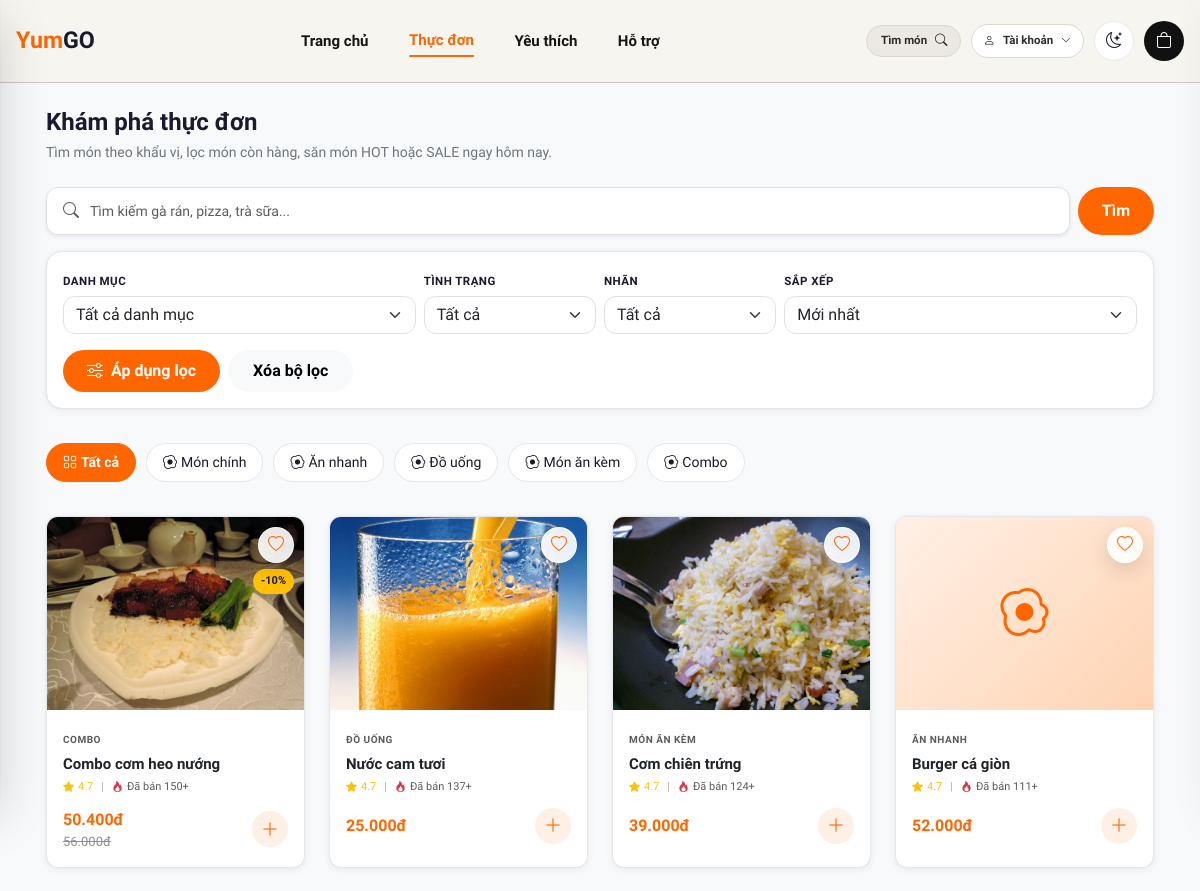
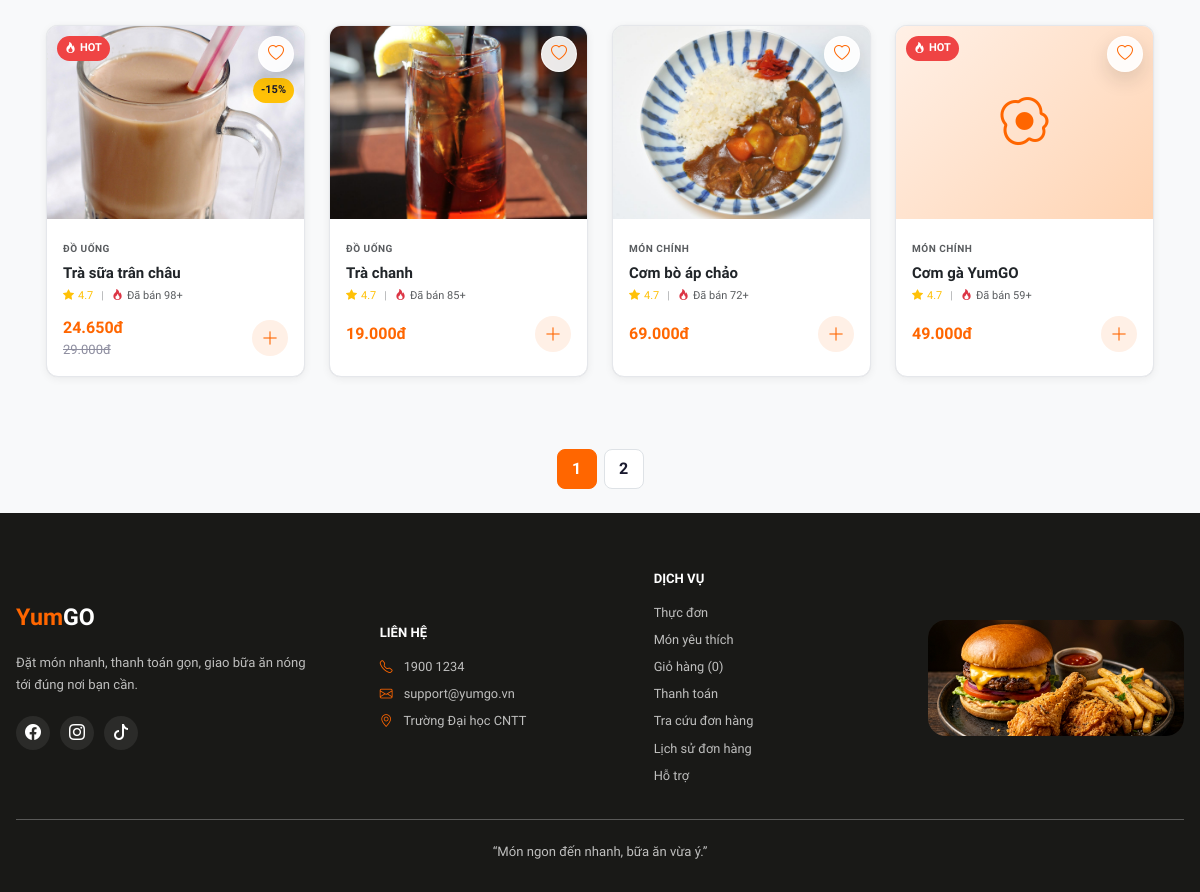
The app's page /index.php?page=foods with its own data (2 pictures, top to bottom).
### tables this page shows
CREATE TABLE IF NOT EXISTS categories (
  id INT UNSIGNED AUTO_INCREMENT PRIMARY KEY,
  name VARCHAR(100) NOT NULL,
  is_deleted TINYINT(1) NOT NULL DEFAULT 0,
  created_at TIMESTAMP NOT NULL DEFAULT CURRENT_TIMESTAMP,
  updated_at TIMESTAMP NOT NULL DEFAULT CURRENT_TIMESTAMP ON UPDATE CURRENT_TIMESTAMP
);

CREATE TABLE IF NOT EXISTS foods (
  id INT UNSIGNED AUTO_INCREMENT PRIMARY KEY,
  category_id INT UNSIGNED NOT NULL,
  name VARCHAR(150) NOT NULL,
  price DECIMAL(10,2) NOT NULL,
  image VARCHAR(255) NOT NULL,
  description TEXT,
  is_hot TINYINT(1) NOT NULL DEFAULT 0,
  is_sale TINYINT(1) NOT NULL DEFAULT 0,
  discount_percent TINYINT UNSIGNED NOT NULL DEFAULT 0,
  is_available TINYINT(1) NOT NULL DEFAULT 1,
  is_deleted TINYINT(1) NOT NULL DEFAULT 0,
  created_at TIMESTAMP NOT NULL DEFAULT CURRENT_TIMESTAMP,
  updated_at TIMESTAMP NOT NULL DEFAULT CURRENT_TIMESTAMP ON UPDATE CURRENT_TIMESTAMP,
  CONSTRAINT fk_foods_category
    FOREIGN KEY (category_id) REFERENCES categories(id)
    ON UPDATE CASCADE ON DELETE RESTRICT,
  INDEX idx_foods_name (name)
);

### controllers/FoodController.php (called while the page is built, shortened)
<?php
require_once dirname(__DIR__) . '/models/Category.php';
require_once dirname(__DIR__) . '/models/Food.php';
class FoodController {
    private $categoryModel;
    private $foodModel;
    public function __construct(PDO $pdo) {
        $this->categoryModel = new Category($pdo);
        $this->foodModel = new Food($pdo);
    }
    public function listing() {
        $search = isset($_GET['search']) ? trim($_GET['search']) : '';
        $search = mb_substr($search, 0, 80);
        $categoryId = null;
        $availability = isset($_GET['availability']) ? trim($_GET['availability']) : 'all';
        $status = isset($_GET['status']) ? trim($_GET['status']) : 'all';
        $sort = isset($_GET['sort']) ? trim($_GET['sort']) : 'newest';
        $limit = 8;
        $page = 1;
        $offset = ($page - 1) * $limit;
        $filters = [
            'category_id' => $categoryId,
            'search' => $search,
            'availability' => $availability,
            'status' => $status,
            'sort' => $sort
        ];
        $foods = $this->foodModel->getList($filters, $offset, $limit);
        $totalFoods = $this->foodModel->getTotalCount($filters);
        $totalPages = ceil($totalFoods / $limit);
        $categories = $this->categoryModel->getAllActive();
        require_once dirname(__DIR__) . '/views/layouts/header.php';
        require_once dirname(__DIR__) . '/views/user/foods.php';
        require_once dirname(__DIR__) . '/views/layouts/footer.php';
    }
}

### models/Food.php (called while the page is built, shortened)
<?php
class Food {
    private $db;
    public function __construct(PDO $pdo) {
        $this->db = $pdo;
    }
    public function getList(array $filters = [], int $offset = 0, int $limit = 8): array {
        try {
            $sql = "
                SELECT f.*, c.name as category_name
                FROM `foods` f
                INNER JOIN `categories` c ON f.category_id = c.id
                WHERE f.is_deleted = 0
                  AND c.is_deleted = 0
            ";
            $sortMap = [
                'newest' => 'f.id DESC',
                'price_asc' => 'CASE WHEN f.is_sale = 1 THEN f.price * (1 - f.discount_percent / 100) ELSE f.price END ASC, f.id DESC',
                'price_desc' => 'CASE WHEN f.is_sale = 1 THEN f.price * (1 - f.discount_percent / 100) ELSE f.price END DESC, f.id DESC',
                'hot' => 'f.is_hot DESC, f.is_sale DESC, f.id DESC'
            ];
            $sort = $filters['sort'] ?? 'newest';
            $orderBy = $sortMap[$sort] ?? $sortMap['newest'];
            $sql .= " ORDER BY {$orderBy} LIMIT :limit OFFSET :offset";
            $stmt = $this->db->prepare($sql);
            $stmt->bindValue(':limit', $limit, PDO::PARAM_INT);
            $stmt->bindValue(':offset', $offset, PDO::PARAM_INT);
            $stmt->execute();
            return $stmt->fetchAll();
        } catch (PDOException $e) {
            error_log("Lỗi trong Food::getList: " . $e->getMessage());
            return [];
        }
    }
    public function getTotalCount(array $filters = []): int {
        try {
            $sql = "
                SELECT COUNT(f.id)
                FROM `foods` f
                INNER JOIN `categories` c ON f.category_id = c.id
                WHERE f.is_deleted = 0
                  AND c.is_deleted = 0
            ";
            $stmt = $this->db->prepare($sql);
            $stmt->execute();
            return (int) $stmt->fetchColumn();
        } catch (PDOException $e) {
            error_log("Lỗi trong Food::getTotalCount: " . $e->getMessage());
            return 0;
        }
    }
}

### models/Category.php (called while the page is built, shortened)
<?php
class Category {
    private $db;
    public function __construct(PDO $pdo) {
        $this->db = $pdo;
    }
    public function getAllActive(): array {
        try {
            $stmt = $this->db->prepare("SELECT * FROM `categories` WHERE `is_deleted` = 0 ORDER BY `id` ASC");
            $stmt->execute();
            return $stmt->fetchAll();
        } catch (PDOException $e) {
            error_log("Lỗi trong Category::getAllActive: " . $e->getMessage());
            return [];
        }
    }
}

### views/user/partials/food-card.php (the view, shortened to what this page needs)
<?php
$isAvailable = (int)$food['is_available'] === 1;
$isHot = (int)$food['is_hot'] === 1;
$isSale = (int)$food['is_sale'] === 1;
$priceDisplay = $food['price'];
if ($isSale) {
    $priceDisplay = $food['price'] * (1 - $food['discount_percent'] / 100);
}
$imageFile = !empty($food['image']) ? $food['image'] : '';
$imageExists = !empty($imageFile) && file_exists(PATH_ROOT . '/uploads/foods/' . $imageFile);
$categoryName = $food['category_name'] ?? 'Món ăn';
?>
<div class="col-6 col-md-4 col-lg-3 mb-4">
    <div class="food-card <?php echo !$isAvailable ? 'food-unavailable' : ''; ?>">
        <div class="food-card-img-wrapper">
            <button type="button"
                    class="favorite-toggle"
                    data-food-id="<?php echo (int)$food['id']; ?>"
                    aria-label="Lưu món yêu thích">
                <i class="bi bi-heart"></i>
            </button>
            <?php if ($isHot && $isAvailable): ?>
                <span class="badge-hot"><i class="bi bi-fire me-1"></i>HOT</span>
            <?php endif; ?>
            <?php if ($isSale && $isAvailable): ?>
                <span class="badge-sale">-<?php echo (int)$food['discount_percent']; ?>%</span>
            <?php endif; ?>
            <?php if ($imageExists): ?>
                <a href="index.php?page=food-detail&id=<?php echo (int)$food['id']; ?>">
                    <img src="uploads/foods/<?php echo htmlspecialchars($imageFile); ?>"
                         alt="<?php echo htmlspecialchars($food['name']); ?>"
                         class="food-card-img"
                         loading="lazy">
                </a>
            <?php else: ?>
                <a href="index.php?page=food-detail&id=<?php echo (int)$food['id']; ?>" class="d-block w-100 h-100 position-absolute" style="top:0; left:0;">
                    <div class="food-card-placeholder">
                        <i class="bi bi-egg-fried"></i>
                    </div>
                </a>
            <?php endif; ?>
        </div>
        <div class="p-3 d-flex flex-column justify-content-between" style="min-height: 120px;">
            <div>
                <span class="text-uppercase text-muted fw-semibold" style="font-size: 10px; letter-spacing: 0.5px;">
                    <?php echo htmlspecialchars($categoryName); ?>
                </span>
                <h5 class="title-md text-truncate mb-1 mt-1">
                    <a href="index.php?page=food-detail&id=<?php echo (int)$food['id']; ?>" class="text-dark text-decoration-none hover-primary">
                        <?php echo htmlspecialchars($food['name']); ?>
                    </a>
                </h5>
                <div class="d-flex align-items-center gap-2 mb-1" style="font-size: 11px; font-weight: 500;">
                    <span class="text-warning d-flex align-items-center">
                        <i class="bi bi-star-fill me-1"></i>4.<?php echo (7 + ((int)$food['id'] * 3) % 3); ?>
                    </span>
                    <span class="text-muted opacity-50">|</span>
                    <span class="text-muted d-flex align-items-center">
                        <i class="bi bi-fire text-danger me-1"></i>Đã bán <?php echo (20 + ((int)$food['id'] * 13) % 150); ?>+
                    </span>
                </div>
            </div>
            <div class="d-flex align-items-center justify-content-between mt-2">
                <div class="d-flex flex-column">
                    <span class="price-display">
                        <?php echo number_format($priceDisplay, 0, ',', '.'); ?>đ
                    </span>
                    <?php if ($isSale): ?>
                        <span class="price-old">
                            <?php echo number_format($food['price'], 0, ',', '.'); ?>đ
                        </span>
                    <?php endif; ?>
                </div>
                <div>
                    <?php if ($isAvailable): ?>
                        <form action="index.php?page=cart-add" method="POST" class="m-0">
                            <button type="submit" class="btn-add-quick" title="Thêm vào giỏ" aria-label="Thêm nhanh vào giỏ">
                                <i class="bi bi-plus-lg"></i>
                            </button>
                        </form>
                    <?php else: ?>
                        <span class="badge bg-secondary-subtle text-secondary rounded-pill py-1 px-2 fw-semibold" style="font-size: 10px;">
                            Hết hàng
                        </span>
                    <?php endif; ?>
                </div>
            </div>
        </div>
    </div>
</div>

### views/user/foods.php (shortened to what this page needs)
<?php
$buildFoodsUrl = function (array $overrides = []) use ($search, $categoryId, $availability, $status, $sort) {
    $params = [
        'page' => 'foods',
        'search' => $search,
        'category_id' => $categoryId,
        'availability' => $availability,
        'status' => $status,
        'sort' => $sort
    ];
    foreach ($overrides as $key => $value) {
        $params[$key] = $value;
    }
    foreach ($params as $key => $value) {
        if ($value === null || $value === '' || $value === 'all' || ($key === 'sort' && $value === 'newest')) {
            unset($params[$key]);
        }
    }
    return 'index.php?' . http_build_query($params);
};
?>
<div class="container px-3 py-4">
    <div class="mb-4">
        <h1 class="display-lg mb-1">Khám phá thực đơn</h1>
        <p class="body-md text-secondary">Tìm món theo khẩu vị, lọc món còn hàng, săn món HOT hoặc SALE ngay hôm nay.</p>
    </div>
    <form action="index.php" method="GET" class="mb-4">
        <div class="row g-2 align-items-center position-relative">
            <div class="col">
                <div class="input-group border rounded-md bg-canvas shadow-sm" style="overflow: hidden; height: 48px;">
                    <span class="input-group-text bg-transparent border-0 pe-2 ps-3">
                        <i class="bi bi-search text-muted"></i>
                    </span>
                    <input type="text"
                           name="search"
                           class="form-control border-0 ps-1 bg-transparent body-md text-dark yumgo-search-input"
                           placeholder="Tìm kiếm gà rán, pizza, trà sữa..."
                           value="<?php echo htmlspecialchars($search); ?>"
                           aria-label="Tìm kiếm món ăn">
                </div>
            </div>
            <div class="col-auto">
                <button type="submit" class="btn btn-primary-yumgo h-100 px-4" style="height: 48px !important;">
                    Tìm
                </button>
            </div>
        </div>
        <div class="advanced-filter-panel mt-3">
            <div class="row g-2">
                <div class="col-12 col-md-4">
                    <label class="form-label filter-label" for="categoryFilter">Danh mục</label>
                    <select class="form-select rounded-md" id="categoryFilter" name="category_id">
                        <option value="">Tất cả danh mục</option>
                    </select>
                </div>
                <div class="col-6 col-md-2">
                    <label class="form-label filter-label" for="availabilityFilter">Tình trạng</label>
                    <select class="form-select rounded-md" id="availabilityFilter" name="availability">
                        <option value="all" <?php echo $availability === 'all' ? 'selected' : ''; ?>>Tất cả</option>
                    </select>
                </div>
                <div class="col-6 col-md-2">
                    <label class="form-label filter-label" for="statusFilter">Nhãn</label>
                    <select class="form-select rounded-md" id="statusFilter" name="status">
                        <option value="all" <?php echo $status === 'all' ? 'selected' : ''; ?>>Tất cả</option>
                    </select>
                </div>
                <div class="col-12 col-md-4">
                    <label class="form-label filter-label" for="sortFilter">Sắp xếp</label>
                    <select class="form-select rounded-md" id="sortFilter" name="sort">
                        <option value="newest" <?php echo $sort === 'newest' ? 'selected' : ''; ?>>Mới nhất</option>
                    </select>
                </div>
            </div>
            <div class="d-flex flex-wrap gap-2 mt-3">
                <button type="submit" class="btn btn-primary-yumgo px-4 py-2">
                    <i class="bi bi-sliders me-1"></i> Áp dụng lọc
                </button>
                <a href="index.php?page=foods" class="btn btn-light rounded-pill px-4 py-2 fw-semibold">
                    Xóa bộ lọc
                </a>
            </div>
        </div>
    </form>
    <div class="mb-4">
        <div class="category-strip">
            <a href="<?php echo htmlspecialchars($buildFoodsUrl(['category_id' => null, 'p' => null])); ?>"
               class="category-pill <?php echo empty($categoryId) ? 'active' : ''; ?>">
                <i class="bi bi-grid me-1"></i>Tất cả
            </a>
            <?php if (!empty($categories)): ?>
                <?php foreach ($categories as $cat): ?>
                    <?php
                    $isActive = ($categoryId !== null && (int)$cat['id'] === (int)$categoryId);
                    $icon = 'bi-egg-fried';
                    ?>
                    <a href="<?php echo htmlspecialchars($buildFoodsUrl(['category_id' => (int)$cat['id'], 'p' => null])); ?>"
                       class="category-pill <?php echo $isActive ? 'active' : ''; ?>">
                        <i class="bi <?php echo $icon; ?> me-1"></i><?php echo htmlspecialchars($cat['name']); ?>
                    </a>
                <?php endforeach; ?>
            <?php endif; ?>
        </div>
    </div>
    <div class="row g-3 g-md-4">
        <?php if (!empty($foods)): ?>
            <?php foreach ($foods as $food): ?>
                <?php require __DIR__ . '/partials/food-card.php'; ?>
            <?php endforeach; ?>
        <?php endif; ?>
    </div>
    <?php if ($totalPages > 1 && !empty($foods)): ?>
        <nav class="d-flex justify-content-center mt-5" aria-label="Phân trang thực đơn">
            <ul class="pagination gap-2 border-0 m-0">
                <?php for ($p = 1; $p <= $totalPages; $p++): ?>
                    <?php
                    $isActivePage = ((int)$p === (int)$page);
                    $linkParams = $buildFoodsUrl(['p' => $p]);
                    ?>
                    <li class="page-item border-0 <?php echo $isActivePage ? 'active' : ''; ?>">
                        <a class="page-link d-flex align-items-center justify-content-center border fw-semibold text-decoration-none rounded-sm"
                           style="width: 40px; height: 40px;"
                           href="<?php echo htmlspecialchars($linkParams); ?>">
                            <?php echo $p; ?>
                        </a>
                    </li>
                <?php endfor; ?>
            </ul>
        </nav>
    <?php endif; ?>
</div>

### records on screen
categories: name "Món chính"
categories: name "Ăn nhanh"
categories: name "Đồ uống"
categories: name "Món ăn kèm"
categories: name "Combo"
foods: discount_percent "10", image (picture), category.name "COMBO", name "Combo cơm heo nướng", 7 + ((int)$food['id'] * 3) % 3 "7", 20 + ((int)$food['id'] * 13) % 150 "150", priceDisplay "50.400", price "56.000"
foods: image (picture), category.name "ĐỒ UỐNG", name "Nước cam tươi", 7 + ((int)$food['id'] * 3) % 3 "7", 20 + ((int)$food['id'] * 13) % 150 "137", price "25.000"
foods: image (picture), category.name "MÓN ĂN KÈM", name "Cơm chiên trứng", 7 + ((int)$food['id'] * 3) % 3 "7", 20 + ((int)$food['id'] * 13) % 150 "124", price "39.000"
foods: category.name "ĂN NHANH", name "Burger cá giòn", 7 + ((int)$food['id'] * 3) % 3 "7", 20 + ((int)$food['id'] * 13) % 150 "111", price "52.000"
foods: is_hot 1 (drawn), discount_percent "15", image (picture), category.name "ĐỒ UỐNG", name "Trà sữa trân châu", 7 + ((int)$food['id'] * 3) % 3 "7", 20 + ((int)$food['id'] * 13) % 150 "98", priceDisplay "24.650", price "29.000"
foods: image (picture), category.name "ĐỒ UỐNG", name "Trà chanh", 7 + ((int)$food['id'] * 3) % 3 "7", 20 + ((int)$food['id'] * 13) % 150 "85", price "19.000"
foods: image (picture), category.name "MÓN CHÍNH", name "Cơm bò áp chảo", 7 + ((int)$food['id'] * 3) % 3 "7", 20 + ((int)$food['id'] * 13) % 150 "72", price "69.000"
foods: is_hot 1 (drawn), category.name "MÓN CHÍNH", name "Cơm gà YumGO", 7 + ((int)$food['id'] * 3) % 3 "7", 20 + ((int)$food['id'] * 13) % 150 "59", price "49.000"

### other values on screen
$footerCartCount "0"
